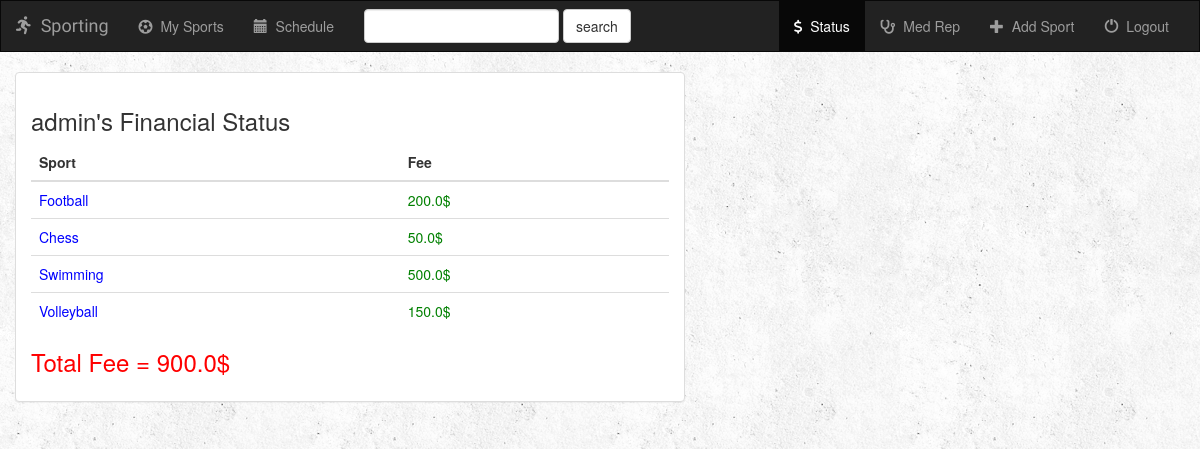
Screenshot of /financial_status/ (signed in) with the database file from the repository.
### sport/models.py (models this page shows, shortened)
class TraineeSport(models.Model):
    user = models.ForeignKey(User, default=1, on_delete = models.CASCADE)
    sport = models.ForeignKey(Sport, on_delete = models.CASCADE)
    session_choice = models.ForeignKey(Session, on_delete = models.CASCADE)
    is_paid = models.BooleanField(default = False)

class Sport(models.Model):
    sport_name = models.CharField(max_length=50)
    location = models.CharField(max_length=50)
    fee = models.FloatField()
    max_capacity = models.IntegerField()
    current_capacity = models.IntegerField(default=0)
    days = models.ManyToManyField(Day)
    sport_logo = models.FileField(null=True)
    def __str__(self):
        return self.sport_name

### sport/views.py (the view)
# urls.py: path('financial_status/', views.financial_status, name ='financial_status'),
def financial_status(request):
    if not request.user.is_authenticated:
        return render(request, 'sport/login.html')
    tr_sports = TraineeSport.objects.filter(user=request.user, is_paid=False)
    tot_fee = tr_sports.aggregate(total_fee=Sum('sport__fee'))
    total_fee = tot_fee['total_fee']
    return render(request, 'sport/financial_status.html', {'tr_sports': tr_sports, 'total_fee': total_fee})

### sport/templates/sport/financial_status.html (shortened to what this page needs)
{% extends 'sport/base.html' %}
{% block financial_status_active %}active{% endblock %}
{% block body %}
<div class="container-fluid sports-container">
    <div class="row">
        <div class="col-sm-7">
            <div class="panel panel-default">
                <div class="panel-body">
                    <h3>{{user.username}}'s Financial Status</h3>
                    <table class="table">
                        <thead>
                        <tr>
                            <th>Sport</th>
                            <th>Fee</th>
                        </tr>
                        </thead>
                        <tbody>
                        {% for sp in tr_sports %}
                            <tr>
                                <td style="color:blue">{{ sp.sport }}</td>
                                <td style="color:green">{{ sp.sport.fee }}$</td>
                            </tr>
                        {% endfor %}
                        </tbody>
                    </table>
                    <h3 style="color:red";>Total Fee = {{total_fee}}$</h3>
                </div>
            </div>
        </div>
    </div>
</div>
{% endblock %}

### sport/static/sport/style.css (style rules this page uses)
body { background: white url("images/background.png"); }

### rows the page displays
TraineeSport: sport "Football", sport.fee "200.0"
TraineeSport: sport "Chess", sport.fee "50.0"
TraineeSport: sport "Swimming", sport.fee "500.0"
TraineeSport: sport "Volleyball", sport.fee "150.0"

### other values shown
{{ user.username }} "admin"
{{ total_fee }} "900.0"
